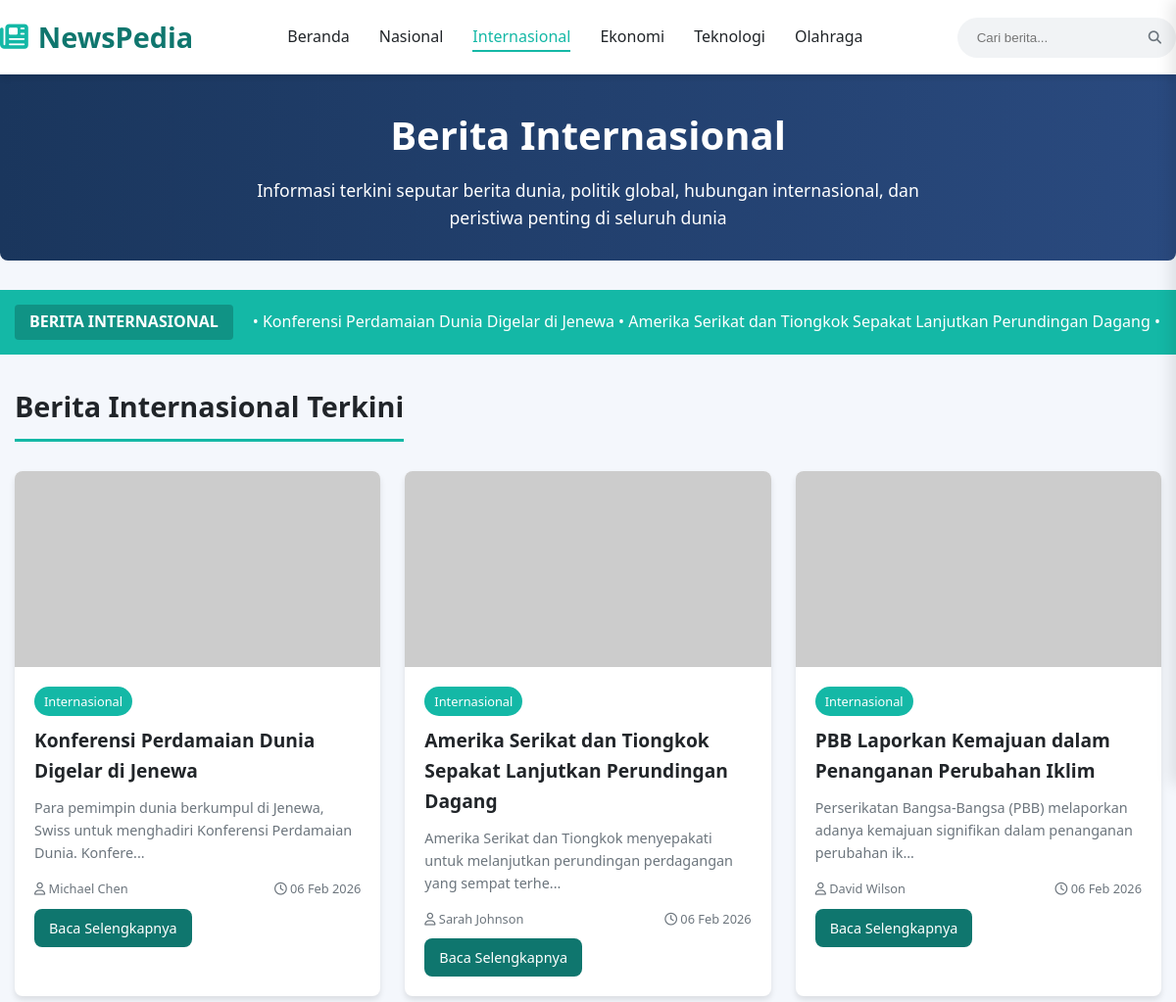
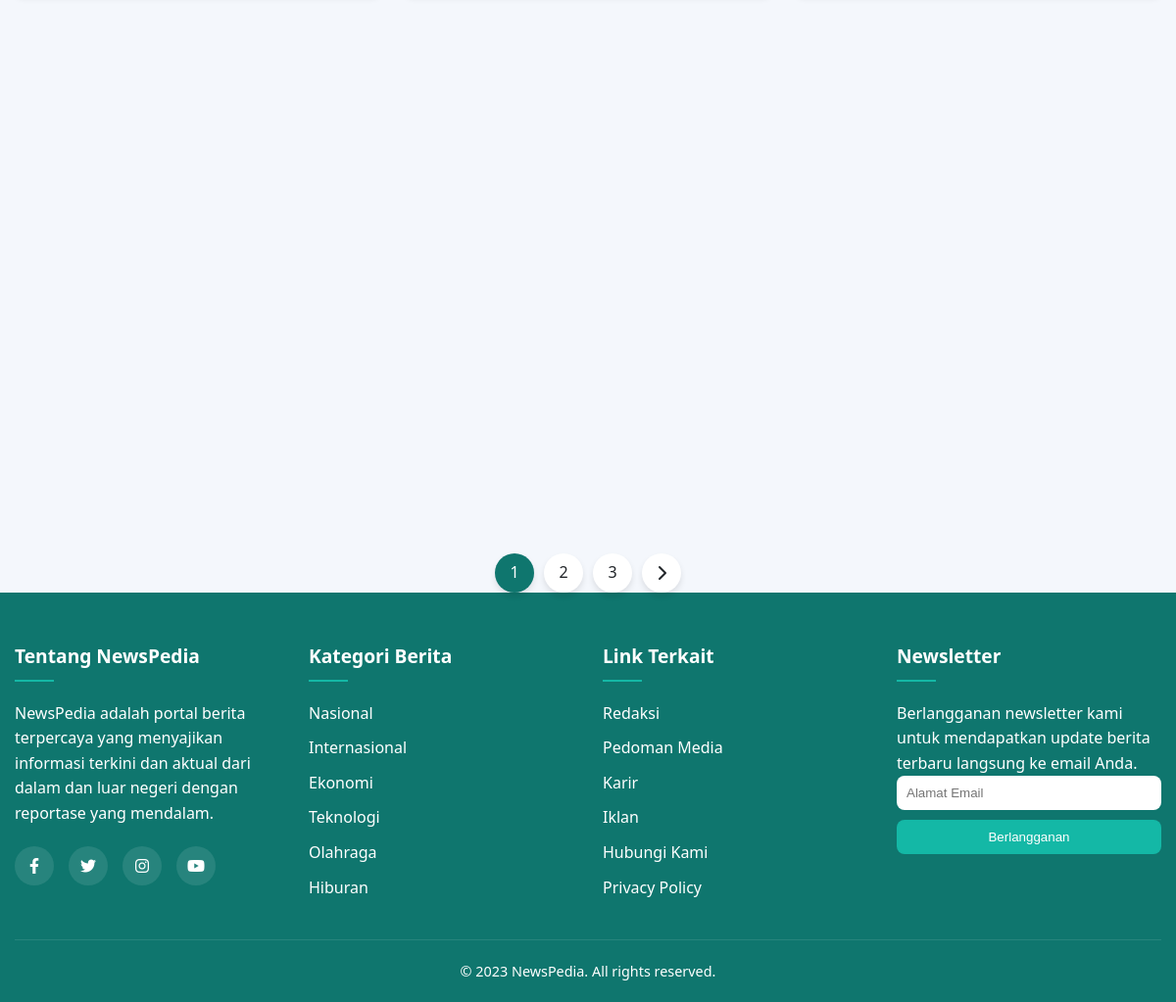
Screenshot of /internasional.php with the database file from the repository (2 pictures, top to bottom).
### tables this page shows
CREATE TABLE berita (
    id INT(11) PRIMARY KEY AUTO_INCREMENT,
    judul VARCHAR(255) NOT NULL,
    isi TEXT NOT NULL,
    kategori ENUM('nasional', 'internasional', 'ekonomi', 'teknologi', 'olahraga') NOT NULL,
    gambar VARCHAR(255) NOT NULL,
    penulis VARCHAR(100) NOT NULL,
    tanggal_publish DATETIME DEFAULT CURRENT_TIMESTAMP
);

### internasional.php (the view, shortened to what this page needs)
<?php
include 'config.php';
$berita_internasional = getBerita($koneksi, null, 'internasional');
function getBerita($koneksi, $limit = null, $kategori = null, $search = null) {
    $query = "SELECT * FROM berita";
    $conditions = [];
    $params = [];
    if ($kategori) {
        $conditions[] = "kategori = ?";
        $params[] = $kategori;
    }
    if (!empty($conditions)) {
        $query .= " WHERE " . implode(" AND ", $conditions);
    }
    $query .= " ORDER BY tanggal_publish DESC";
    $stmt = mysqli_prepare($koneksi, $query);
    if (!empty($params)) {
        $types = str_repeat('s', count($params));
        mysqli_stmt_bind_param($stmt, $types, ...$params);
    }
    mysqli_stmt_execute($stmt);
    $result = mysqli_stmt_get_result($stmt);
    $berita = [];
    while ($row = mysqli_fetch_assoc($result)) {
        $berita[] = $row;
    }
    return $berita;
}
?>
<!DOCTYPE html>
<html lang="id">
<head>
    <link rel="stylesheet" href="https://cdnjs.cloudflare.com/ajax/libs/font-awesome/6.4.0/css/all.min.css">
</head>
<body>
    <header>
        <div class="container header-container">
            <div class="logo">
                <i class="fas fa-newspaper"></i>
                <span>NewsPedia</span>
            </div>
            <nav>
                <ul class="nav-menu">
                    <li><a href="index.php">Beranda</a></li>
                    <li><a href="nasional.php">Nasional</a></li>
                    <li><a href="internasional.php" class="active">Internasional</a></li>
                    <li><a href="ekonomi.php">Ekonomi</a></li>
                    <li><a href="teknologi.php">Teknologi</a></li>
                    <li><a href="olahraga.php">Olahraga</a></li>
                </ul>
            </nav>
            <form class="search-form" method="GET" action="internasional.php">
                <input type="text" name="keyword" placeholder="Cari berita..." value="<?php echo isset($_GET['keyword']) ? htmlspecialchars($_GET['keyword']) : ''; ?>">
                <button type="submit" name="cari"><i class="fas fa-search"></i></button>
            </form>
        </div>
    </header>
    <section class="category-hero">
        <div class="container">
            <h1>Berita Internasional</h1>
            <p>Informasi terkini seputar berita dunia, politik global, hubungan internasional, dan peristiwa penting di seluruh dunia</p>
        </div>
    </section>
    <div class="breaking-news">
        <div class="container">
            <div class="ticker-container">
                <div class="ticker-label">BERITA INTERNASIONAL</div>
                <div class="ticker-content">
                    • Konferensi Perdamaian Dunia Digelar di Jenewa • Amerika Serikat dan Tiongkok Sepakat Lanjutkan Perundingan Dagang • PBB Laporkan Kemajuan dalam Penanganan Perubahan Iklim • Uni Eropa Umumkan Paket Bantuan untuk Ukraina •
                </div>
            </div>
        </div>
    </div>
    <main class="container">
        <h2 class="section-title">Berita Internasional Terkini</h2>
        <?php if (!empty($berita_internasional)): ?>
        <div class="news-grid">
            <?php foreach ($berita_internasional as $berita): ?>
            <div class="news-card">
                <?php
                $img_src = "https://placehold.co/600x400/3c5c9c/ffffff?text=" . urlencode($berita['judul']);
                ?>
                <img src="<?php echo $img_src; ?>"
                     alt="<?php echo htmlspecialchars($berita['judul']); ?>"
                     class="news-image"
                     onerror="this.onerror=null; this.src='https://placehold.co/600x400/3c5c9c/ffffff?text=Gambar+Error';">
                <div class="news-content">
                    <span class="news-category"><?php echo ucfirst($berita['kategori']); ?></span>
                    <h3 class="news-title">
                        <a href="detail_berita.php?id=<?php echo $berita['id']; ?>">
                            <?php echo htmlspecialchars($berita['judul']); ?>
                        </a>
                    </h3>
                    <p class="news-excerpt">
                        <?php
                        $isi = strip_tags($berita['isi']);
                        echo substr($isi, 0, 100) . '...';
                        ?>
                    </p>
                    <div class="news-meta">
                        <span><i class="far fa-user"></i> <?php echo htmlspecialchars($berita['penulis']); ?></span>
                        <span><i class="far fa-clock"></i> <?php echo date('d M Y', strtotime($berita['tanggal_publish'])); ?></span>
                    </div>
                    <a href="detail_berita.php?id=<?php echo $berita['id']; ?>" class="btn"
                       style="margin-top: 10px; padding: 8px 15px; font-size: 0.9rem; display: inline-block;">
                        Baca Selengkapnya
                    </a>
                </div>
            </div>
            <?php endforeach; ?>
        </div>
        <?php endif; ?>
        <div class="pagination">
            <a href="#" class="active">1</a>
            <a href="#">2</a>
            <a href="#">3</a>
            <a href="#"><i class="fas fa-chevron-right"></i></a>
        </div>
    </main>
    <footer>
        <div class="container">
            <div class="footer-content">
                <div class="footer-column">
                    <h3>Tentang NewsPedia</h3>
                    <p>NewsPedia adalah portal berita terpercaya yang menyajikan informasi terkini dan aktual dari dalam dan luar negeri dengan reportase yang mendalam.</p>
                    <div class="social-links">
                        <a href="#"><i class="fab fa-facebook-f"></i></a>
                        <a href="#"><i class="fab fa-twitter"></i></a>
                        <a href="#"><i class="fab fa-instagram"></i></a>
                        <a href="#"><i class="fab fa-youtube"></i></a>
                    </div>
                </div>
                <div class="footer-column">
                    <h3>Kategori Berita</h3>
                    <ul>
                        <li><a href="nasional.php">Nasional</a></li>
                        <li><a href="internasional.php">Internasional</a></li>
                        <li><a href="ekonomi.php">Ekonomi</a></li>
                        <li><a href="teknologi.php">Teknologi</a></li>
                        <li><a href="olahraga.php">Olahraga</a></li>
                        <li><a href="#">Hiburan</a></li>
                    </ul>
                </div>
                <div class="footer-column">
                    <h3>Link Terkait</h3>
                    <ul>
                        <li><a href="#">Redaksi</a></li>
                        <li><a href="#">Pedoman Media</a></li>
                        <li><a href="#">Karir</a></li>
                        <li><a href="#">Iklan</a></li>
                        <li><a href="#">Hubungi Kami</a></li>
                        <li><a href="#">Privacy Policy</a></li>
                    </ul>
                </div>
                <div class="footer-column">
                    <h3>Newsletter</h3>
                    <p>Berlangganan newsletter kami untuk mendapatkan update berita terbaru langsung ke email Anda.</p>
                    <form>
                        <input type="email" placeholder="Alamat Email" style="padding: 10px; width: 100%; margin-bottom: 10px; border-radius: var(--radius); border: none;">
                        <button type="submit" class="btn" style="width: 100%; background-color: var(--accent-color);">Berlangganan</button>
                    </form>
                </div>
            </div>
            <div class="copyright">
                <p>&copy; 2023 NewsPedia. All rights reserved.</p>
            </div>
        </div>
    </footer>
</body>
</html>

### rows the page displays
berita: kategori "Internasional", judul "Konferensi Perdamaian Dunia Digelar di Jenewa", isi "Para pemimpin dunia berkumpul di Jenewa, Swiss untuk menghadiri Konferensi Perdamaian Dunia. Konfere", penulis "Michael Chen", tanggal_publish "06 Feb 2026"
berita: kategori "Internasional", judul "Amerika Serikat dan Tiongkok Sepakat Lanjutkan Perundingan Dagang", isi "Amerika Serikat dan Tiongkok menyepakati untuk melanjutkan perundingan perdagangan yang sempat terhe", penulis "Sarah Johnson", tanggal_publish "06 Feb 2026"
berita: kategori "Internasional", judul "PBB Laporkan Kemajuan dalam Penanganan Perubahan Iklim", isi "Perserikatan Bangsa-Bangsa (PBB) melaporkan adanya kemajuan signifikan dalam penanganan perubahan ik", penulis "David Wilson", tanggal_publish "06 Feb 2026"
